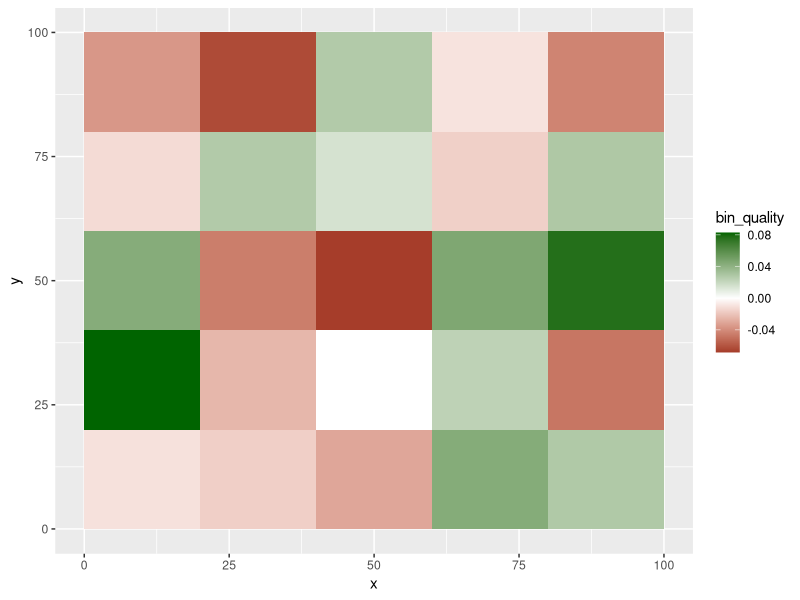

This figure's R source: (Note: this script raises an error after producing the figure.)
library(ggplot2)
library(dplyr)

employee <- employee <- c('John','Dave','Paul','Ringo','George','Tom','Jim','Harry','Jamie','Adrian')
quality <- c('good', 'bad')
x = runif(4000,0,100)
y = runif(4000,0,100)
employ.data <- data.frame(employee, quality, x, y)

df <- employ.data %>%
  mutate(xbin = cut(x, breaks = seq(0, 100, by = 20)),
         ybin = cut(y, breaks = seq(0, 100, by = 20)),
         overall_ave = mean(quality == "bad")) %>%
  group_by(xbin, ybin) %>%
  mutate(bin_ave = mean(quality == "bad")) %>%
  ungroup() %>%
  mutate(bin_quality = bin_ave - overall_ave)

ggplot(df, aes(x, y, fill = bin_quality, group = bin_quality)) +
  geom_bin2d(aes(group = bin_quality), binwidth = c(20, 20), drop = TRUE) +
  scale_fill_gradient2(low="darkred", high = "darkgreen") 

# wir haben koordinaten punkte für inschriften & basistypen
# => xbin cut
# => ybin cut
# overall_avg = mean(class)
# 
insch.data <- l8r_g8r

sample <- spsample(gates, 500, type = "random")
extent(insch.data)
extent(gates)
insch.data <- as.data.frame.matrix(insch.data@coords)
insch.data$class <- "insch"
insch.data <- insch.data[1:1000,]
sampl.data <- as.data.frame.matrix(sample@coords)
sampl.data$class <- "sampl"
names(insch.data) <- names(sampl.data)
data <- rbind(insch.data, sampl.data)

df <- data %>% 
  mutate(xbin = cut(x, breaks = 100),
         ybin = cut(y, breaks = 100), 
         overall_ave = mean(class == "insch")) %>% 
  group_by(xbin, ybin) %>% 
  mutate(bin_ave = mean(class == "insch")) %>% 
  ungroup() %>% 
  mutate(bin_quality = bin_ave - overall_ave)

ggplot(df, aes(x, y, z = bin_quality)) + stat_summary_2d()
